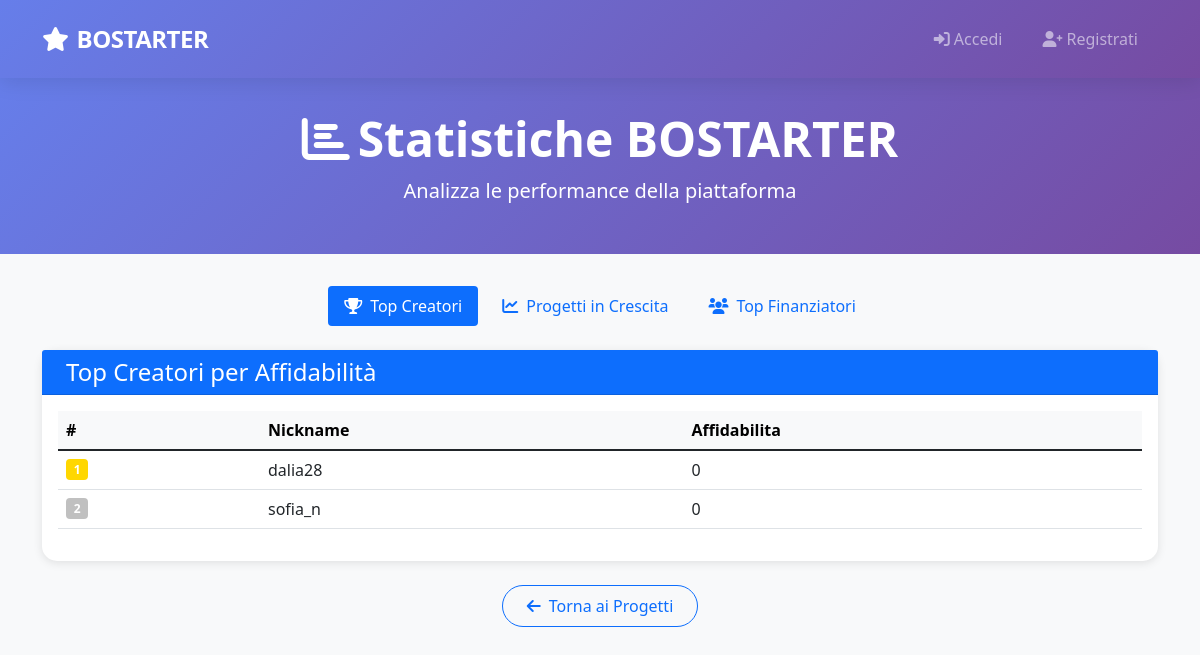
/public/statistiche.php, run on the app's committed database.
### tables this page shows
CREATE TABLE UTENTE(
    Email               VARCHAR(100) PRIMARY KEY,
    Nickname            VARCHAR(50) UNIQUE NOT NULL,
    Password            VARCHAR(255) NOT NULL,
    Nome                VARCHAR(50) NOT NULL,
    Cognome             VARCHAR(50) NOT NULL,
    Anno_Di_Nascita     DATE NOT NULL,
    Luogo_Di_Nascita    VARCHAR(100) NOT NULL
);

### config/database.php (called while the page is built, shortened)
<?php
class Database {
    private static $instance = null;
    private $conn = null;
    public static function getInstance() {
        if (self::$instance === null) {
            self::$instance = new self();
        }
        return self::$instance;
    }
    private function connect() {
        try {
            $dsn = "mysql:host=" . DB_HOST . ";dbname=" . DB_NAME . ";charset=" . DB_CHARSET;
            $options = [
                PDO::ATTR_ERRMODE => PDO::ERRMODE_EXCEPTION,
                PDO::ATTR_DEFAULT_FETCH_MODE => PDO::FETCH_ASSOC,
                PDO::ATTR_EMULATE_PREPARES => false
            ];
            $this->conn = new PDO($dsn, DB_USER, DB_PASS, $options);
            $this->conn->exec("SET NAMES " . DB_CHARSET);
        } catch(PDOException $e) {
            $error = "Errore connessione database: " . $e->getMessage();
            error_log($error);
            if (DEBUG_MODE) {
                die("<h3>Errore Database</h3><p>$error</p><p><strong>Verifica:</strong><br>
                    - MAMP/XAMPP avviato?<br>
                    - MySQL in running?<br>
                    - Database BOSTARTER creato?<br>
                    - Credenziali corrette in config/database.php?</p>");
            } else {
                die("Errore di sistema. Riprova più tardi.");
            }
        }
    }
    public function query($sql, $params = []) {
        try {
            $stmt = $this->conn->prepare($sql);
            $stmt->execute($params);
            return $stmt;
        } catch(PDOException $e) {
            error_log("Query error: " . $e->getMessage() . " | SQL: " . $sql);
            throw new Exception("Errore database: " . $e->getMessage());
        }
    }
    public function fetchAll($sql, $params = []) {
        return $this->query($sql, $params)->fetchAll();
    }
}
?>

### public/statistiche.php (the view, shortened to what this page needs)
<?php
require_once '../config/database.php';
require_once '../includes/navbar.php';
$view = $_GET['view'] ?? 'top-creatori';
$db = Database::getInstance();
function renderTable($title, $headers, $rows, $icon) {
    echo "<div class='card'>";
    echo "<div class='card-header bg-primary text-white'>";
    echo "<h4 class='mb-0'><i class='fas fa-{$icon} me-2'></i>" . htmlspecialchars($title) . "</h4>";
    echo "</div>";
    echo "<div class='card-body'>";
    echo "<div class='table-responsive'>";
    echo "<table class='table table-hover'>";
    echo "<thead class='table-light'><tr>";
    echo "<th>#</th>";
    foreach ($headers as $h) echo "<th>" . htmlspecialchars($h) . "</th>";
    echo "</tr></thead><tbody>";
    $position = 1;
    foreach ($rows as $row) {
        echo "<tr>";
        echo "<td>";
        if ($position <= 3) {
            $medal = $position == 1 ? 'gold' : ($position == 2 ? 'silver' : '#cd7f32');
            echo "<span class='badge me-2' style='background-color: {$medal}; color: white;'>{$position}</span>";
        } else {
            echo "<span class='badge bg-secondary me-2'>{$position}</span>";
        }
        echo "</td>";
        foreach ($headers as $colName) {
            $value = $row[$colName] ?? '';
            echo "<td>" . htmlspecialchars($value) . "</td>";
        }
        echo "</tr>";
        $position++;
    }
    echo "</tbody></table>";
    echo "</div>";
    echo "</div></div>";
}
$results = [];
$title = '';
$headers = [];
$icon = '';
switch ($view) {
    case 'top-creatori':
        $title = 'Top Creatori per Affidabilità';
        $headers = ['Nickname', 'Affidabilita'];
        $results = $db->fetchAll("SELECT Nickname, Affidabilita FROM classifica_affidabilita");
        break;
}
?>
<!DOCTYPE html>
<html lang="it">
<head>
    <link href="https://cdn.jsdelivr.net/npm/bootstrap@5.1.3/dist/css/bootstrap.min.css" rel="stylesheet">
    <link href="https://cdnjs.cloudflare.com/ajax/libs/font-awesome/6.0.0/css/all.min.css" rel="stylesheet">
</head>
<body>
<div class="stats-header">
    <div class="container text-center">
        <h1 class="display-5 fw-bold">
            <i class="fas fa-chart-bar me-2"></i>Statistiche BOSTARTER
        </h1>
        <p class="lead">Analizza le performance della piattaforma</p>
    </div>
</div>
<div class="container">
    <div class="row mb-4">
        <div class="col-12">
            <ul class="nav nav-pills justify-content-center">
                <li class="nav-item">
                    <a href="?view=top-creatori" class="nav-link <?= $view === 'top-creatori' ? 'active' : '' ?>">
                        <i class="fas fa-trophy me-2"></i>Top Creatori
                    </a>
                </li>
                <li class="nav-item">
                    <a href="?view=progetti-crescita" class="nav-link <?= $view === 'progetti-crescita' ? 'active' : '' ?>">
                        <i class="fas fa-chart-line me-2"></i>Progetti in Crescita
                    </a>
                </li>
                <li class="nav-item">
                    <a href="?view=top-finanziatori" class="nav-link <?= $view === 'top-finanziatori' ? 'active' : '' ?>">
                        <i class="fas fa-users me-2"></i>Top Finanziatori
                    </a>
                </li>
            </ul>
        </div>
    </div>
    <div class="row">
        <div class="col-12">
            <?php renderTable($title, $headers, $results, $icon); ?>
        </div>
    </div>
    <div class="row mt-4 mb-5">
        <div class="col-12 text-center">
            <a href="projects/projects.php" class="btn btn-outline-primary back-btn">
                <i class="fas fa-arrow-left me-2"></i>Torna ai Progetti
            </a>
        </div>
    </div>
</div>
</body>
</html>

### public/statistiche.php (style rules this page uses)
body { background-color: #f8f9fa; }
:root { --primary-gradient: linear-gradient(135deg, #667eea 0%, #764ba2 100%); --small-radius: 12px; }
.nav-link { font-weight: 500; padding: 0.5rem 1rem !important; border-radius: var(--small-radius); margin: 0 0.25rem; }
.stats-header { background: linear-gradient(135deg, #667eea 0%, #764ba2 100%); color: white; padding: 2rem 0; margin-bottom: 2rem; }
.card { border: none; box-shadow: 0 2px 10px rgba(0,0,0,0.1); border-radius: 15px; }
.table th { border-top: none; font-weight: 600; }
.back-btn { border-radius: 25px; padding: 0.5rem 1.5rem; }

### data on the page
utente: Nickname "dalia28", value "0"
utente: Nickname "sofia_n", value "0"

### other printed values
$title "Top Creatori per Affidabilità"
$h "Nickname"
$h "Affidabilita"
